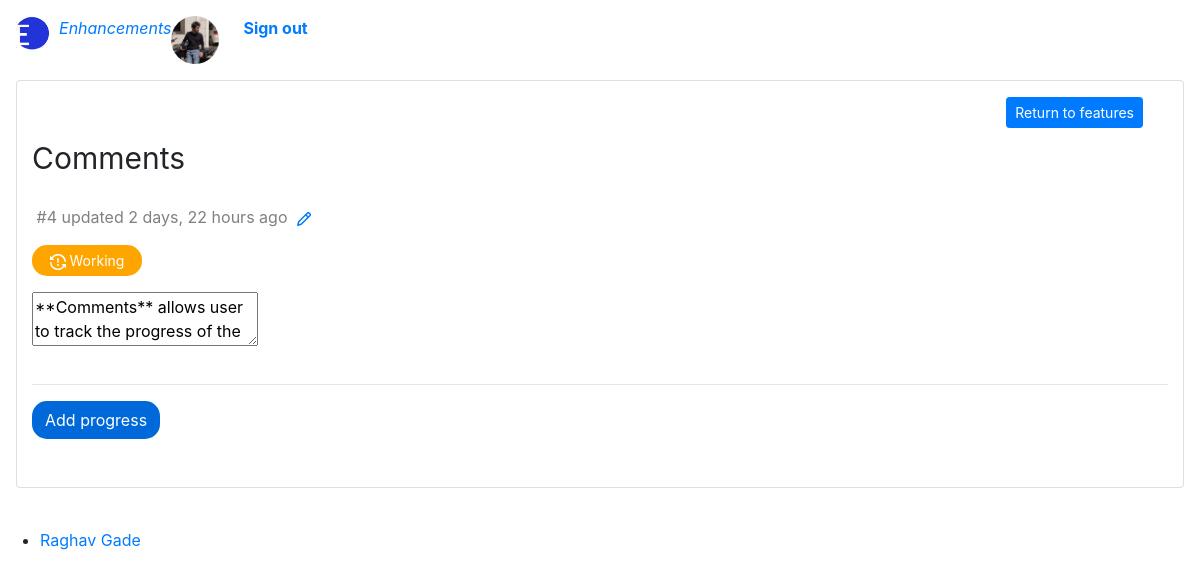
Page /feature/4 (signed in) on the earlier database version.
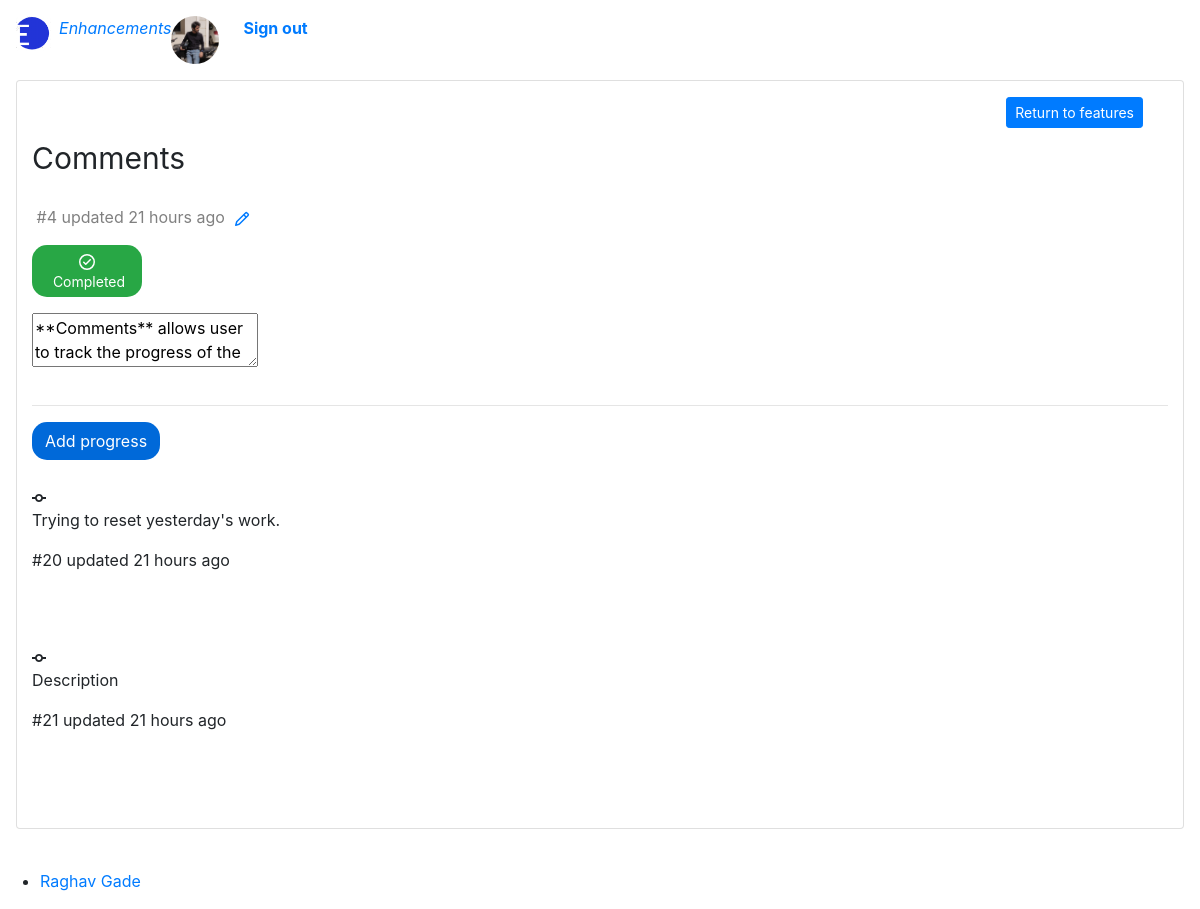
Same page on the later database version.
### base/models.py (models this page shows, shortened)
class Feature(models.Model):
    STATUS = (
        ('Working','Working'),
        ('Discarded','Discarded'),
        ('Completed','Completed'),
    )
    feature_id = models.ForeignKey(Project,null=False,on_delete=models.CASCADE)
    tracking_id = HashidAutoField(min_length=8,primary_key=True,alphabet="0123456789abcdefghijklmnopqrstuvwxyz",salt="Sakura says but she doesn't mean it bolte")
    feature_name = models.CharField(max_length=50,null=False,default='New Feature')
    feature_description = MDTextField()
    date_created = models.DateTimeField(auto_now_add=True)
    updated_at = models.DateTimeField(auto_now=True)
    status = models.CharField(max_length=20,null=False,choices=STATUS,default="Queued")
    def __str__(self):
        return '%s-->' '%s' % (str(self.feature_id),str(self.feature_name))

class Progress(models.Model):
    tracking = models.ForeignKey(Feature,null=True,on_delete=models.CASCADE)
    trackerid = HashidAutoField(min_length=8,primary_key=True,alphabet="0123456789abcdefghijklmnopqrstuvwxyz",salt="Gamatatsu Niichan are Naruto summons")
    date_created = models.DateTimeField(auto_now_add=True)
    updated_at = models.DateTimeField(auto_now=True)
    tracker_description = models.TextField(max_length=200,null=False,default='Description')
    progress_percentage= models.IntegerField(default=0,validators=[MinValueValidator(0),MaxValueValidator(100)])

### base/views.py (the view)
# urls.py: path('feature/<str:tracking_id>', views.aboutfeature,name='specificfeature'),
def aboutfeature(request,tracking_id):
    feature = Feature.objects.get(tracking_id=tracking_id)
    progress = Progress.objects.all()
    form = ProgressForm()
    if request.method == 'POST':
        form= ProgressForm(request.POST)
        if form.is_valid():
            form.save()
            return HttpResponseRedirect(request.path_info)
    context = {
        'feature' : feature,
        'form': form,
        'progress' : progress,
    }
    return render(request,'base/specificfeature.html',context)

### base/forms.py
class ProgressForm(ModelForm):
    class Meta:
        model = Progress
        fields = ['tracking','tracker_description','progress_percentage']
        labels = {
            'tracking': _('Feature'),
            'tracker_description':_('Progress description'),
            'progress_percentage':_('Progress percentage'),
        }

### base/models.py (called while the page is built)
    def __str__(self):
        return str(self.project_title)

### base/templates/base/specificfeature.html (shortened to what this page needs)
{% extends 'base/main.html'%}
{% load static %}
{% load humanize %}
{% load crispy_forms_tags%}
{% block content %}
  <link href="{% static 'mdeditor/css/editormd.min.css' %}" rel="stylesheet">
  <link href="{% static 'mdeditor/css/editormd.preview.css' %}" rel="stylesheet">
  <link href="https://unpkg.com/@primer/css/dist/primer.css" rel="stylesheet" />
  <link href="https://unpkg.com/@github/details-dialog-element/dist/index.css" rel="stylesheet" />
<div class="container-lg px-3 pt-6 pb-4">
<div class="card col-12">
    <div class="col-12 clearfix mt-2">
        <div class="d-flex float-right" style="margin-right: 10px;">
            <a class="btn btn-sm btn-primary mb-2 mt-2"  href="{% url 'features' %}">Return to features</a>
        </div>
      </div>
    <p style="font-size: 30px;">{{ feature.feature_name }}
    </p>
    <p  class="pt-2" style="color: gray;">&nbsp;#{{feature.tracking_id}} updated {{feature.updated_at|naturaltime}} <a href="{% url 'featureedit' feature.tracking_id %}" ></a></p>
    {% if feature.status == "Working" %}
    <a class=" btn btn-sm btn " style="width: 110px; background-color: orange; pointer-events: none; border-radius: 15px; color: white;">&nbsp;Working</a>
    {% elif feature.status == "Completed" %}
    <a class=" btn btn-sm btn " style="width: 110px; background-color: #28A745; pointer-events: none; border-radius: 15px; color: white;"> &nbsp;Completed</a>
    {% endif %}
    <p><div id="content"><textarea>{{ feature.feature_description }}</textarea></div></p>
      <hr>
      {% if request.user.is_authenticated %}
        <details class="details-reset details-overlay details-overlay-dark">
            <summary class="btn" aria-haspopup="dialog" style="border-radius: 15px; background-color: #0069D9; color:white; ">Add progress</summary>
        </details>
        {% endif %}
        <br>
        {% if request.user.is_authenticated %}
    {% for pro in progress %}
    {% if pro.tracking.tracking_id == feature.tracking_id %}
    <div class="TimelineItem TimelineItem--condensed">
        <div class="TimelineItem-badge">
        </div>
        <div class="TimelineItem-body">
            <p>
            {{ pro.tracker_description}}
            </p>
            <span class="text-small text-gray mr-2">#{{pro.trackerid}} updated {{ pro.updated_at|naturaltime}} </span>
            <br>
            <br>
            <br>
            <br>
        </div>
    </div>
    {% endif %}
    {% endfor %}
    {% endif %}
    <br>
</div>
</div>
{% endblock %}

Differences in the rows shown:
changed Feature "Comments": updated_at "2 days, 22 hours ago" → "21 hours ago"; status "Working" → "Completed" (drawn)
added Progress: tracker_description "Trying to reset yesterday's work.", trackerid "20", updated_at "21 hours ago"
added Progress: tracker_description "Description", trackerid "21", updated_at "21 hours ago"
Other differences:
text no longer shown: "Working"
text now shown: "Completed"
